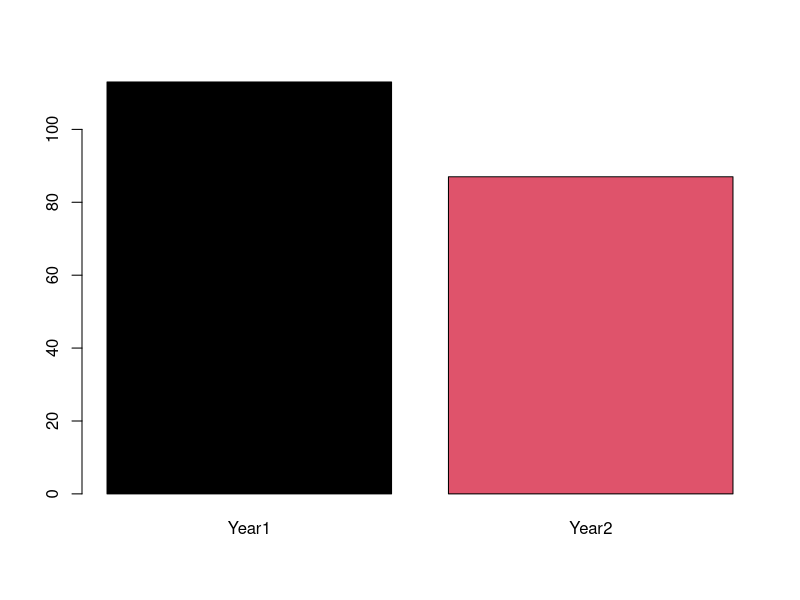
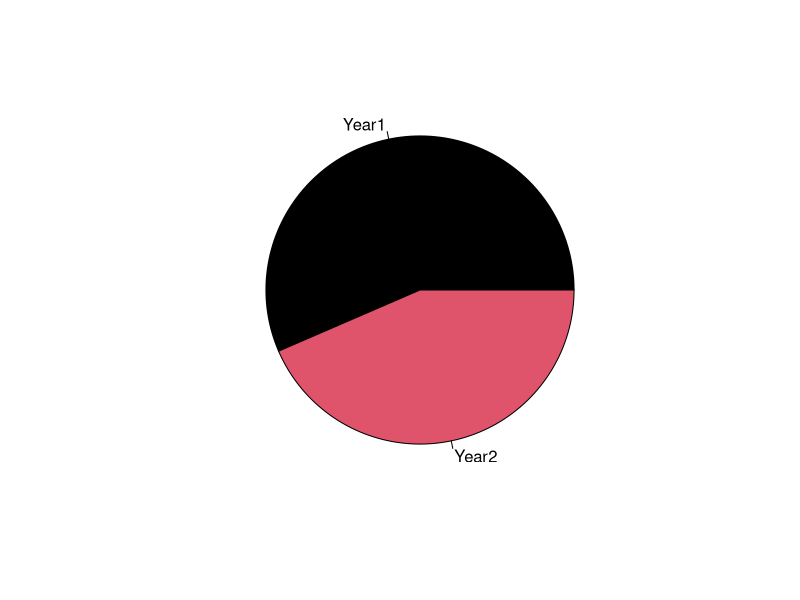
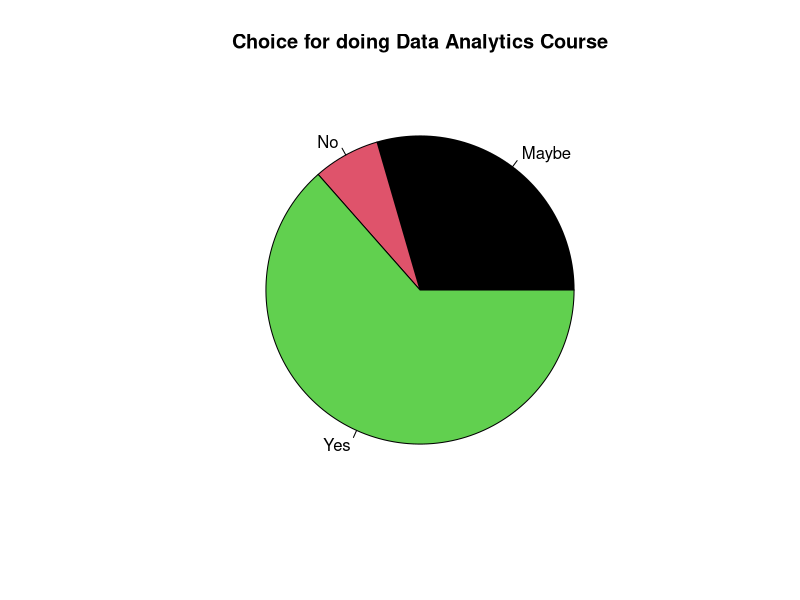

Here is the R script that generated these plots, in order: (Note: this script raises an error after producing the figures.)
#case - Visualisation

#libraries
library(dplyr)
library(ggplot2)
library(reshape2)

#MBA students from 2 year course, each has 2 sections; two Genders, 
#Profile of Students
n=200
(rollno = 101:(100+n))
(gender = sample(c('M','F'), size=n, replace=T, prob=c(.6, .4)))
(batch = sample(c('Year1','Year2'), size=n, replace=T, prob=c(.6, .4)))
(section = sample(c('SecA','SecB'), size=n, replace=T, prob=c(.5, .5)))
(ugcourse = sample(c('BTECH','BCOM','BA', "OTHERS"), size=n, replace=T, prob=c(.2, .3, .2, .3)))
(ugscore = round(rnorm(100, mean=63, sd=10),0))

students = data.frame(rollno, gender, batch, section, ugcourse, ugscore)

students %>% group_by(batch) %>% tally() #s1
students %>% group_by(batch, gender) %>% tally() #s2
students %>% group_by(batch, section) %>% tally() #s3
students %>% group_by(batch, section, gender) %>% tally() #s4
students %>% group_by(batch, ugcourse) %>% tally() #s5
(s6 <- students %>% group_by(batch, section, gender, ugcourse) %>% summarise(meanUGscore = mean(ugscore, na.rm=T))) #s6



#data1
#Survey was conducted to take view of Student as to level of the knowledge they had on Data Analytics
ratings = c('Excellent','VeryGood', 'Good','Satisfactory', 'Poor')
rev(ratings)
(fratings = factor(x=ratings, ordered=T, levels=rev(ratings)))
(klevels1 = sample(fratings, size=n, replace=T, prob=c(.02, .1, .2,.48,.2)))
table(klevels1)

#Qs asked as to how many wanted to learn Data Analytics so that a central programme could be conducted
(learnDA = sample(c('Yes','No', 'Maybe'), size=n, replace=T, prob=c(.6, .1,.3)))

#A online quiz was conducted to assess the knowledge, it was planned that same/similar test be conducted if the training was conducted to see the improvement: prior-test results were as follows
(prob1 = c(.2, .395, rep(.075,4), rep(.025,4),0.005)); sum(prob1); length(prob1)
(priorTest = sample(x=0:10, size=n, replace=T, prob=prob1))
table(priorTest)

#should the course be conducted if it is important for MBA Students ?????

#Half way through Qs was asked and similar quiz test was conducted with a feedback to know student satisfaction
(prob2 = c(.05, .09, rep(.09,4), rep(.1,4),0.1)); sum(prob2); length(prob2)
(midTest = sample(x=0:10, size=n, replace=T, prob=prob2))
table(midTest)

#End of the course quiz and feedback was collected
(prob3 = c(.0005, .005, rep(.05,4), rep(.14,4),0.2345)); sum(prob3); length(prob3)
(endTest = sample(x=0:10, size=n, replace=T, prob=prob3))
table(endTest)
#ratings of knowledge 
fratings
(klevels2 = sample(fratings, size=n, replace=T, prob=c(.3, .3, .24,.15,.01)))
table(klevels2)

#how does institution and student feel about the program
dscourse = data.frame(rollno, klevels1, klevels2, learnDA, priorTest, midTest, endTest)
head(dscourse)

#more analysis - gender wise
#end ----------------------------------------------------
#graphs
students
str(students)
dscourse
studentsDScourse = merge(students, dscourse)  #merge two data
head(studentsDScourse)
str(studentsDScourse)

#visualise the profile
#baseplot
(g1a <- barplot(table(students$batch), col=1:2))
(g1b <- pie(table(students$batch), col=1:2))
(g1c <- pie(table(studentsDScourse$learnDA), col=1:3, main='Choice for doing Data Analytics Course'))
(g1d <- hist(studentDScourse$priorTest))
(g1e <- hist(studentDScourse$priorTest, breaks=5, col=1:5))


#ggplot

(g2a <- ggplot(students, aes(x=batch, fill=section)) + stat_count( geom = "bar") + geom_text(stat='count', aes(label=..count..), vjust=-1, position = 'stack')  +  ggtitle("Number of Students : Year | Section" ))

(g2b <- ggplot(students, aes(x=ugcourse, fill=gender)) + stat_count( geom = "bar", show.legend = T) + facet_grid(batch ~ section) +  ggtitle("Number of Students : UG Course(Prior) | Section" ) + geom_text(stat='count', aes(label=..count..), vjust=0, position = 'stack'))

(g2c <- ggplot(students, aes(x=ugcourse, fill=gender)) + stat_count( geom = "bar", show.legend = T, position=position_dodge2(.8, preserve = "single")) + facet_grid(batch ~ section) + geom_text(stat='count', aes(label=..count..), vjust=-1, position = position_dodge2(.8)))

head(s6)
(g2d <- ggplot(s6, aes(x=ugcourse, fill=gender, y=meanUGscore)) + geom_bar(stat='identity', position=position_dodge2(.7, preserve = "single")) + facet_grid(batch ~ section) + ggtitle('Mean UG Score : Year - Section | Gender wise') + geom_text(aes(label=round(meanUGscore,0), y=meanUGscore), vjust=-1, position = position_dodge2(.8)))
#mean UG Scores : Year - Section | Gender wise

#Stage-1 : Before Course
bc =c('learnDA', 'klevels1', 'priorTest')
profile = c('batch','section','gender','ugcourse')
head(studentsDScourse[,c('rollno', profile, bc)])
(g2a <- ggplot(studentsDScourse, aes(x=klevels1, fill=learnDA)) + stat_count( geom = "bar",position=position_dodge2(.7, preserve = "single")) + geom_text(stat='count', aes(label=..count..), vjust=-1, position= position_dodge2(.7, preserve = 'single')) +  facet_grid(batch ~ section) + ggtitle('Students with Different Knowledge Levels Wanting to Learning Data Analyitcs \n Knowledge Levels vs Count | Batch vs Sections')  + ylim(c(0,20))  + guides(ylab='Count') + labs(fill='Student Choice') + xlab("Knowledge Levels"))

(g2b <- ggplot(studentsDScourse, aes(x=klevels1, fill=learnDA)) + stat_count( geom = "bar", position=position_dodge2(.7, preserve = "single")) + geom_text(stat='count', aes(label=..count..), vjust=-1, position= position_dodge2(.7, preserve = 'single')) +  facet_grid(batch + section  ~ gender) + ylim(c(0,15)) + labs(fill='Student Choice') + ggtitle('Students with Different Knowledge Levels Wanting to Learning Data Analyitcs \n Knowledge Levels vs Count | Batch vs Sections vs Gender') + theme(legend.position = 'top',legend.direction = "horizontal") + scale_fill_manual(values=c("blue", "red", "green")) + xlab("Knowledge Levels"))

#see the prior test score - histogram
(g3a <- ggplot(studentsDScourse, aes(x=priorTest)) + geom_histogram(position="identity", fill="blue", color='black', alpha=0.2, bins = 10) +  facet_grid(batch ~ section) + ggtitle("Test Scores prior to Course : Score vs Count | Batch vs Section") + xlab('Test Score from 10') )

#using stat_bin and labels
(g3b <- ggplot(studentsDScourse, aes(x=priorTest)) +   stat_bin(breaks=c(0,2,4,6,8,10), fill='green', color='red') + stat_bin(breaks=c(0,2,4,6,8,10), geom='text', aes(label=..count..), pad=T) +  facet_grid(batch ~ section) + ggtitle("Test Scores prior to Course : Score vs Count | Batch vs Section") + xlab('Test Score from 10') )

(g3b <- ggplot(studentsDScourse, aes(x=priorTest)) +   stat_bin(breaks=c(0,2,4,6,8,10), fill='green', color='red', closed='left') + stat_bin(breaks=c(0,2,4,6,8,10), geom='text', aes(label=..count..), pad=T) +  facet_grid(ugcourse ~ batch) + ggtitle("Test Scores prior to Course : Score vs Count | Batch vs Section") + xlab('Test Score from 10') )

#Course in 
options(digit=2)
(g3c <- ggplot(studentsDScourse, aes(x= priorTest)) +   geom_bar(aes(y = ..prop.., ), stat="count", fill='green', colour='red', alpha=.5 ) +  geom_text(aes(label = scales::percent(..prop..,2), y= ..prop..), stat= "count", vjust = -.5) + ggtitle("Test Scores prior to Course : Score vs Count | Batch vs Section") +  facet_grid(batch ~ section) + scale_y_continuous(name="Percentage of Students", labels=scales::percent_format(accuracy=1), limits =c(0,.6)) + xlab('Test Score from 10'))
#ggsave("hist.png", p, height=4, width=6, dpi=150) #save last graph

#Institute feels that everyone should do the course and the course should be made part of the curriculum with graded subject
#Huge demand of Data Analytics, Present skill level of student is below average


#training is conducted. Interim test is taken and a final test to assess the learning in Data Analytics
names(studentsDScourse)
tests = c('priorTest', 'midTest', 'endTest')
profile

studentsScore = studentsDScourse[, c('rollno', profile, tests)]
melt1 <- melt(studentsScore, id.vars = c('rollno',profile))
head(melt1); dim(melt1)
table(melt1$variable)
(mu <- melt1 %>% group_by(variable) %>% summarise(mscore = mean(value, na.rm=T)))
breaks1=c(0,2,4,6,8)
(g4a <- ggplot(data=melt1, aes(x=value)) +  stat_bin(aes(fill=variable), breaks=breaks1, color='red') + stat_bin(breaks=breaks1, geom='text', aes(label=..count..), pad=T)  +  facet_wrap(. ~ variable, ncol=1) + ggtitle("Test Scores prior/mid/end to Course : Score Distribution vs Count | Time Intervals ") + xlab('Test Score from 10') + geom_vline(data=mu, aes(xintercept=mscore, color=variable),  linetype="dashed") + scale_x_continuous(breaks=c(0:10)))

#+ geom_histogram(breaks=c(0,2,4,6,8,10), aes(y=..density..), alpha=0.5,  position="identity")

ggplot() +  geom_histogram(data = melt1, aes(x = value, y = ..density.., ), breaks=breaks1 ) + geom_vline(data = mu, mapping = aes(xintercept = mscore)) +  facet_wrap(. ~ variable, ncol=1) 

(g4c <- ggplot(data=melt1, aes(x=value)) +  stat_bin(aes(fill=gender), breaks=breaks1) + stat_bin(breaks=breaks1, geom='text', aes(label=..count..), pad=T)  +  facet_wrap(. ~ variable, ncol=1) + ggtitle("Test Scores prior/mid/end to Course : Score Distribution vs Count | Time Intervals ") + xlab('Test Score from 10') + geom_vline(data=mu, aes(xintercept=mscore, color=variable),  linetype="dashed") + scale_x_continuous(breaks=c(0:10)))

(mu2 <- melt1 %>% group_by(batch, section,variable) %>% summarise(mscore = round(mean(value, na.rm=T),1)))
(g4d <- ggplot(data=melt1, aes(x=value)) +  stat_bin(aes(fill=gender), breaks=breaks1) + stat_bin(breaks=breaks1, geom='text', aes(label=..count..), pad=T)  +  facet_grid(batch + section ~ variable) + ggtitle("Test Scores prior/mid/end to Course : Score Distribution vs Count | Time Intervals ") + xlab('Test Score from 10') + geom_vline(data=mu2, aes(xintercept=mscore),  linetype="dashed") + scale_x_continuous(breaks=c(0:10)) + geom_text(data=mu2, aes(x=mscore+.3, y=20, label=mscore), size=2))
?annotate
